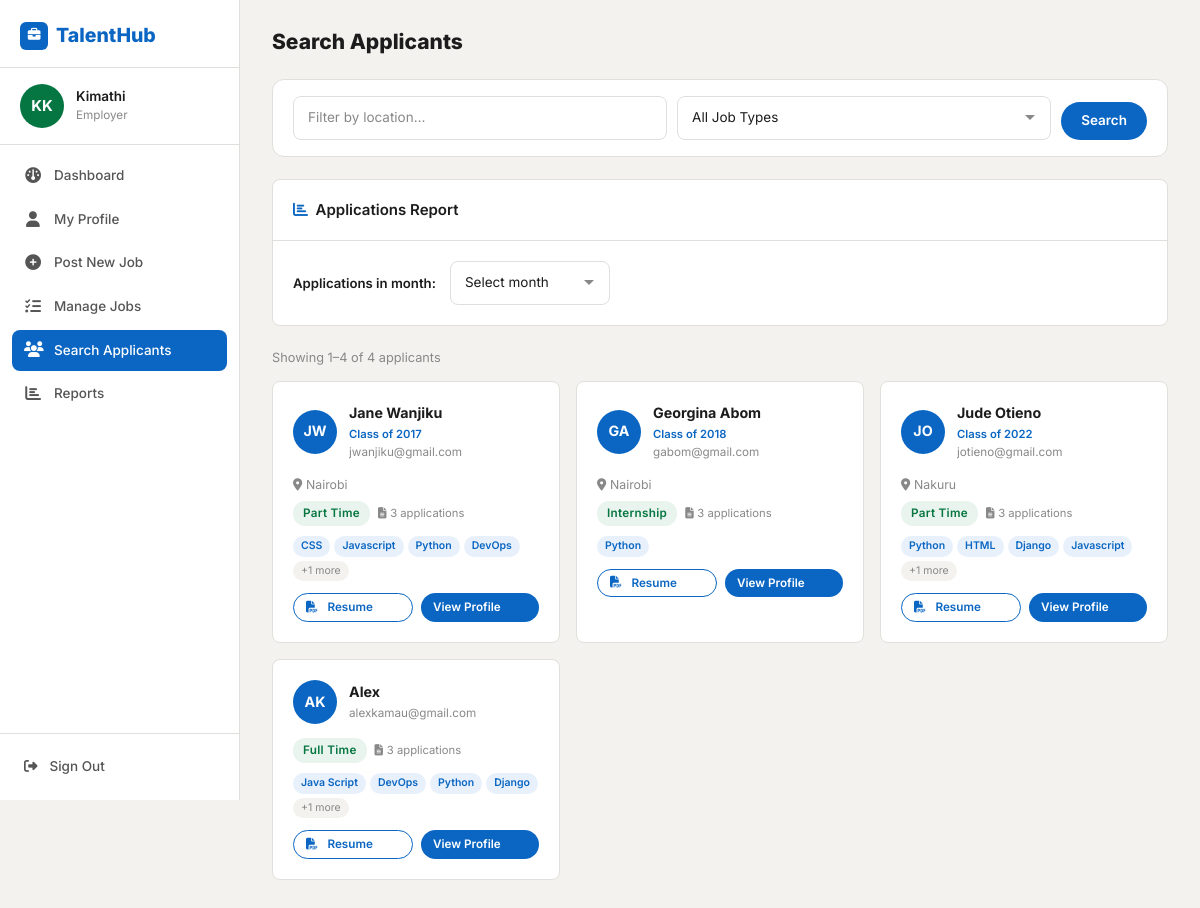
/staff/applicants/ (signed in), run on the app's committed database.
### job_seeker/models.py (models this page shows, shortened)
class User(AbstractUser):
    STAFF = 'staff'
    APPLICANT = 'applicant'
    user_types = [
        (STAFF, 'staff'),
        (APPLICANT, 'applicant'),
    ]
    contact = models.CharField(max_length=100, blank=True)
    location = models.CharField(max_length=100, blank=True)
    user_type = models.CharField(max_length=20, choices=user_types, blank=True)
    class Meta:
        ordering = ['first_name', 'last_name']
    @property
    def full_name(self):
        return f'{self.first_name} {self.last_name}'.strip() or self.username
    @property
    def initials(self):
        parts = self.full_name.split()
        if len(parts) >= 2:
            return (parts[0][0] + parts[-1][0]).upper()
        return self.username[:2].upper()

class Profile(models.Model):
    user = models.OneToOneField(User, on_delete=models.CASCADE, primary_key=True, related_name='profile')
    full_name = models.CharField(max_length=200, null=True, blank=True)
    location = models.CharField(max_length=255, null=True, blank=True)
    resume = models.FileField(upload_to='resumes/', null=True, blank=True)
    grad_year = models.IntegerField(blank=True, null=True)
    job_type = models.CharField(max_length=30, choices=JOB_TYPES, default='Full Time', null=True)
    slug = AutoSlugField(populate_from='user', unique=True)
    linkedin_url = models.URLField(blank=True, null=True, verbose_name='LinkedIn Profile URL')
    class Meta:
        verbose_name = 'Applicant Profile'
        verbose_name_plural = 'Applicant Profiles'

class Applicant(models.Model):
    user = models.OneToOneField(User, on_delete=CASCADE, primary_key=True, related_name='applicant')
    resume = models.FileField(upload_to='resumes/', null=True, blank=True)
    grad_year = models.IntegerField(blank=True, null=True)
    job_type = models.CharField(max_length=30, choices=JOB_TYPES, default='Full Time')

class Skill(models.Model):
    skill = models.CharField(max_length=200)
    user = models.ForeignKey(User, related_name='skills', on_delete=models.CASCADE)

### job_seeker/decorators.py (the view)
    def wrapper_func(request, *args, **kwargs):
        if not request.user.is_authenticated:
            return redirect('login')
        if request.user.user_type == User.STAFF or request.user.is_superuser:
            return view_func(request, *args, **kwargs)
        messages.error(request, 'Access denied. This page is for employers only.')
        return redirect('home')

### templates/staff/applicant_search.html (shortened to what this page needs)
{% extends 'base.html' %}
{% block body %}
{% include 'staff/side_bar_staff.html' %}
<div class="sidebar-main">
  <div class="page-header">
    <h1 class="page-title">Search Applicants</h1>
  </div>
  <form method="GET" class="filter-bar mb-4" style="flex-wrap:wrap;gap:10px;">
    <div class="filter-group" style="flex:1;min-width:160px;">
      <input type="text" name="r" value="{{ location_q }}" class="th-form-control" placeholder="Filter by location…">
    </div>
    <div class="filter-group" style="min-width:180px;">
      <select name="s" class="th-form-control">
        <option value="">All Job Types</option>
      </select>
    </div>
    <button type="submit" class="btn-primary-th">Search</button>
  </form>
  <div class="th-card mb-4">
    <div class="th-card-header"><i class="fa-solid fa-chart-bar me-2 text-primary-th"></i>Applications Report</div>
    <div class="th-card-body">
      <form method="GET" style="display:flex;align-items:center;gap:14px;flex-wrap:wrap;">
        <label class="th-form-label" style="margin:0;">Applications in month:</label>
        <select name="month" class="th-form-control" style="width:160px;" onchange="this.form.submit()">
          <option value="">Select month</option>
        </select>
      </form>
    </div>
  </div>
  {% if profiles %}
  <div style="margin-bottom:12px;font-size:.85rem;color:var(--text-light);">
    Showing {{ profiles.start_index }}–{{ profiles.end_index }} of {{ profiles.paginator.count }} applicant{{ profiles.paginator.count|pluralize }}
  </div>
  <div style="display:grid;grid-template-columns:repeat(auto-fill,minmax(280px,1fr));gap:16px;">
    {% for profile in profiles %}
    <div class="th-card" style="margin:0;">
      <div class="th-card-body" style="padding:20px;">
        <div style="display:flex;align-items:center;gap:12px;margin-bottom:14px;">
          <div style="width:44px;height:44px;background:var(--primary);border-radius:50%;display:flex;align-items:center;justify-content:center;font-size:.95rem;font-weight:700;color:#fff;flex-shrink:0;">
            {{ profile.user.initials }}
          </div>
          <div style="min-width:0;">
            <div style="font-weight:700;color:var(--text-dark);font-size:.95rem;overflow:hidden;text-overflow:ellipsis;white-space:nowrap;">
              {{ profile.full_name|default:profile.user.username }}
            </div>
            {% if profile.grad_year %}
            <div style="font-size:.75rem;color:var(--primary);font-weight:600;">Class of {{ profile.grad_year }}</div>
            {% endif %}
            <div style="font-size:.78rem;color:var(--text-light);overflow:hidden;text-overflow:ellipsis;white-space:nowrap;">{{ profile.user.email }}</div>
          </div>
        </div>
        <div style="display:flex;flex-direction:column;gap:6px;margin-bottom:10px;">
          {% if profile.location %}
          <div style="font-size:.82rem;color:var(--text-light);">
            <i class="fa-solid fa-location-dot me-1"></i>{{ profile.location }}
          </div>
          {% endif %}
          <div style="display:flex;align-items:center;gap:8px;flex-wrap:wrap;">
            {% if profile.job_type %}
            <span class="badge-status badge-active">{{ profile.job_type }}</span>
            {% endif %}
            <span style="font-size:.75rem;color:var(--text-light);">
              <i class="fa-solid fa-file-lines me-1"></i>{{ profile.user.applicant.applications.count }} application{{ profile.user.applicant.applications.count|pluralize }}
            </span>
          </div>
        </div>
        {% with profile.user.skills.all as skills %}
        {% if skills %}
        <div style="display:flex;flex-wrap:wrap;gap:4px;margin-bottom:12px;">
          {% for skill in skills|slice:":4" %}
          <span style="background:var(--primary-lt);color:var(--primary);font-size:.7rem;font-weight:600;padding:2px 8px;border-radius:20px;">{{ skill.skill }}</span>
          {% endfor %}
          {% if skills|length > 4 %}
          <span style="background:var(--bg);color:var(--text-light);font-size:.7rem;padding:2px 8px;border-radius:20px;">+{{ skills|length|add:"-4" }} more</span>
          {% endif %}
        </div>
        {% endif %}
        {% endwith %}
        <div style="display:flex;gap:8px;">
          {% if profile.resume %}
          <a href="{{ profile.resume.url }}" target="_blank" class="btn-outline-th" style="font-size:.78rem;padding:4px 12px;flex:1;text-align:center;">
            <i class="fa-solid fa-file-pdf me-1"></i>Resume
          </a>
          {% else %}
          <span class="btn-outline-th" style="font-size:.78rem;padding:4px 12px;flex:1;text-align:center;opacity:.45;cursor:default;">
            <i class="fa-solid fa-file me-1"></i>No Resume
          </span>
          {% endif %}
          <a href="{% url 'staff-applicant-profile' profile.user.id %}" class="btn-primary-th" style="font-size:.78rem;padding:5px 12px;flex:1;text-align:center;">
            View Profile
          </a>
        </div>
      </div>
    </div>
    {% endfor %}
  </div>
  {% endif %}
</div>
{% endblock %}

### templates/staff/side_bar_staff.html (shortened to what this page needs)
{% load static %}
<aside class="th-sidebar" id="staffSidebar">
  <div class="sidebar-logo-area">
    <a href="{% url 'home' %}" class="sidebar-logo">
      <div style="width:28px;height:28px;background:var(--primary);border-radius:6px;display:flex;align-items:center;justify-content:center;color:white;font-size:.85rem;flex-shrink:0;">
        <i class="fa-solid fa-briefcase"></i>
      </div>
      TalentHub
    </a>
  </div>
  <div class="sidebar-user-area">
    <div class="sidebar-avatar" style="background:var(--success);">{{ request.user.initials }}</div>
    <div style="min-width:0;">
      <p class="sidebar-user-name">{{ request.user.first_name|default:request.user.username }}</p>
      <p class="sidebar-user-email">Employer</p>
    </div>
  </div>
  <ul class="sidebar-nav">
    <li>
      <a href="{% url 'staff' %}" class="{% if request.resolver_match.url_name == 'staff' %}active{% endif %}">
        <i class="fa-solid fa-gauge"></i> Dashboard
      </a>
    </li>
    <li>
      <a href="{% url 'my-profile' %}" class="{% if request.resolver_match.url_name == 'my-profile' %}active{% endif %}">
        <i class="fa-solid fa-user"></i> My Profile
      </a>
    </li>
    <li>
      <a href="{% url 'add-job' %}" class="{% if request.resolver_match.url_name == 'add-job' %}active{% endif %}">
        <i class="fa-solid fa-plus-circle"></i> Post New Job
      </a>
    </li>
    <li>
      <a href="{% url 'job-list' %}" class="{% if request.resolver_match.url_name == 'job-list' %}active{% endif %}">
        <i class="fa-solid fa-list-check"></i> Manage Jobs
      </a>
    </li>
    <li>
      <a href="{% url 'search-applicant' %}" class="{% if request.resolver_match.url_name == 'search-applicant' %}active{% endif %}">
        <i class="fa-solid fa-users"></i> Search Applicants
      </a>
    </li>
    <li>
      <a href="{% url 'applied-any-month' %}" class="{% if request.resolver_match.url_name == 'applied-any-month' %}active{% endif %}">
        <i class="fa-solid fa-chart-bar"></i> Reports
      </a>
    </li>
  </ul>
  <div class="sidebar-footer">
    <a href="{% url 'logout' %}" class="sidebar-logout">
      <i class="fa-solid fa-right-from-bracket"></i> Sign Out
    </a>
  </div>
</aside>

### data on the page
User: user.initials "KK", user.first_name "Kimathi"
Profile: user.initials "JW", full_name "Jane Wanjiku", grad_year "2017", user.email "jwanjiku@gmail.com", location "Nairobi", job_type "Part Time", user.applicant.applications.count "3", user.skills.all|length "1"
Skill: skill "CSS"
Skill: skill "Javascript"
Skill: skill "Python"
Skill: skill "DevOps"
Profile: user.initials "GA", full_name "Georgina Abom", grad_year "2018", user.email "gabom@gmail.com", location "Nairobi", job_type "Internship", user.applicant.applications.count "3"
Skill: skill "Python"
Profile: user.initials "JO", full_name "Jude Otieno", grad_year "2022", user.email "jotieno@gmail.com", location "Nakuru", job_type "Part Time", user.applicant.applications.count "3", user.skills.all|length "1"
Skill: skill "Python"
Skill: skill "HTML"
Skill: skill "Django"
Skill: skill "Javascript"
Profile: user.initials "AK", full_name "Alex", user.email "alexkamau@gmail.com", job_type "Full Time", user.applicant.applications.count "3", user.skills.all|length "1"
Skill: skill "Java Script"
Skill: skill "DevOps"
Skill: skill "Python"
Skill: skill "Django"

### other printed values
{{ profiles.start_index }} "1"
{{ profiles.end_index }} "4"
{{ profiles.paginator.count }} "4"
